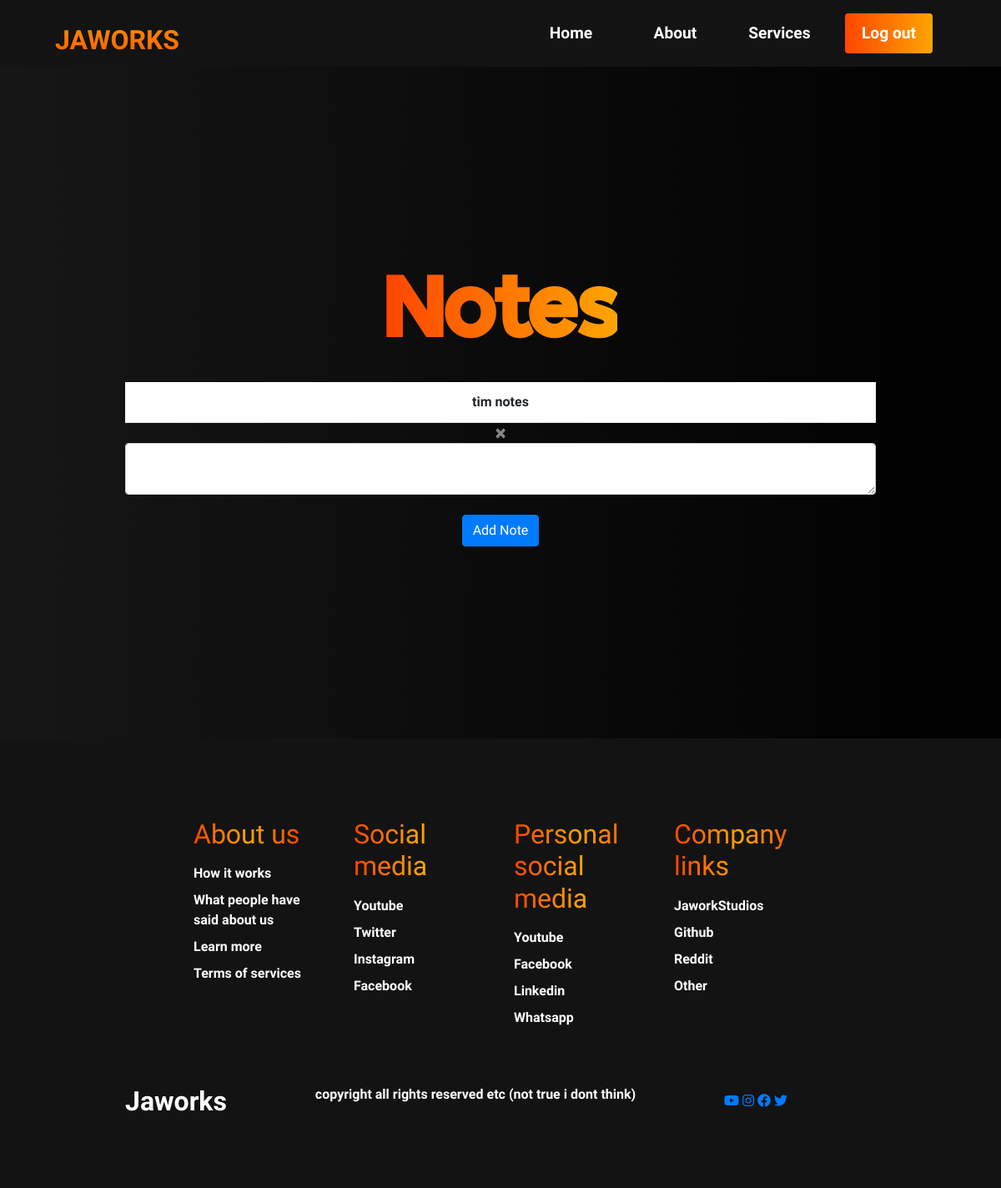
Page /notes (signed in) on the earlier database version.
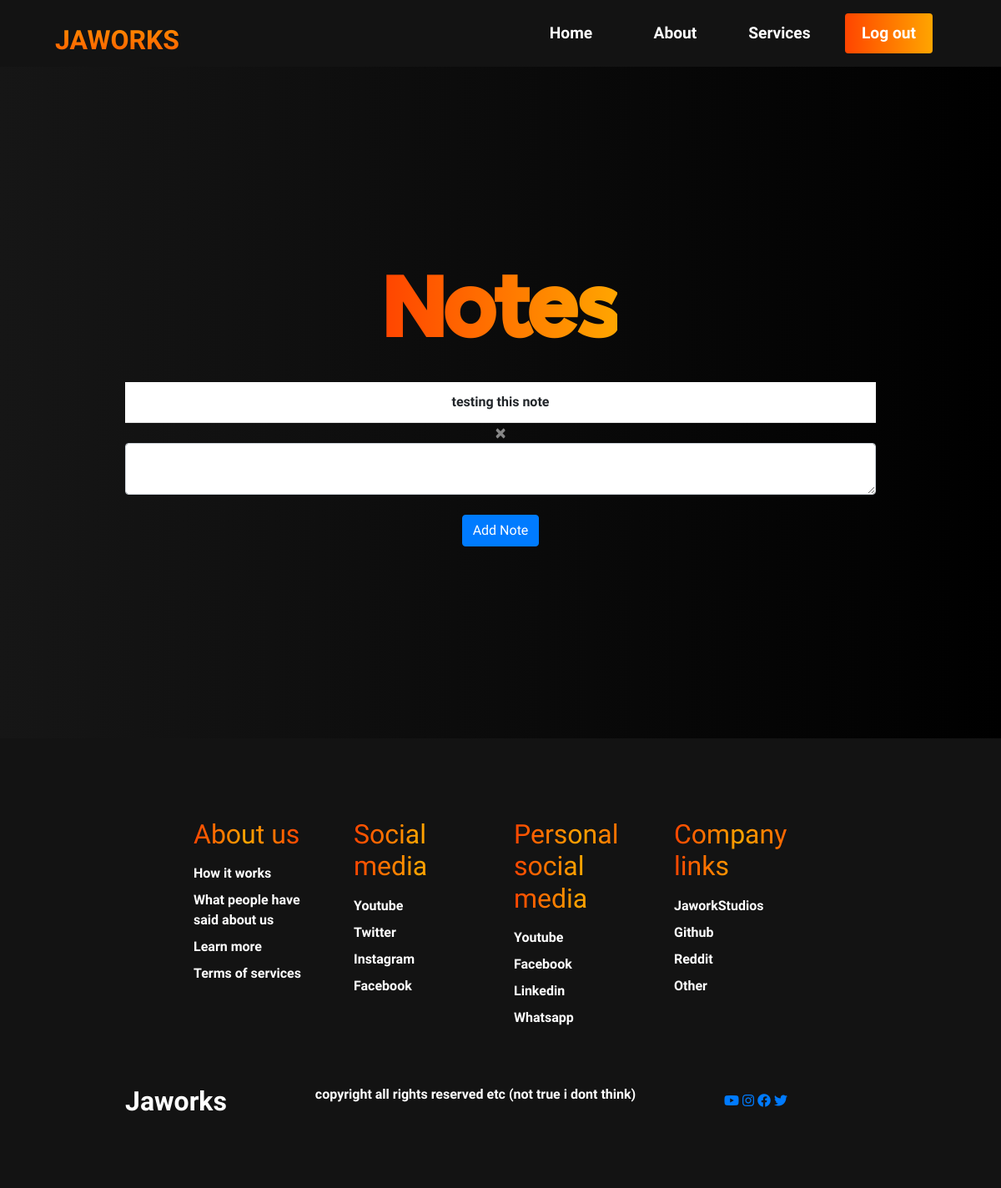
Same page on the later database version.
### website/models.py (models this page shows)
class Note(db.Model):
    id = db.Column(db.Integer, primary_key=True) #this does it for you, you don't have to do it (maybe)
    data = db.Column(db.String(10000))
    date = db.Column(db.DateTime(timezone=True), default=func.now())
    user_id = db.Column(db.Integer, db.ForeignKey('user.id'))#foreign key references another primary key in another model (maybe. not sure, maybe not a rule) one to many, one user with many notes

### website/taskmanager.py (the view, shortened to what this page needs)
@taskmanager.route('/notes', methods=['GET', 'POST'])
@login_required
def notes():
    return render_template('notes.html', user=current_user)

### main.py (called while the page is built)
@app.before_request
def before_request():
    if 'DYNO' in os.environ:
        if request.url.startswith('http://'):
            url = request.url.replace('http://', 'https://', 1)
            code = 301
            return redirect(url, code=code)

### website/__init__.py (called while the page is built)
def create_app():
    app = Flask(__name__)
    app.config['SECRET_KEY'] = 'pasdjapsodnhof bsiudfiusdfbisdf'
    app.config['SQLALCHEMY_DATABASE_URI'] = f'sqlite:///{DB_NAME}'
    app.config['SQLALCHEMY_TRACK_MODIFICATIONS'] = True
    db.init_app(app)
    login_manager = LoginManager()
    login_manager.login_view = 'auth.login'
    login_manager.init_app(app)
    @login_manager.user_loader
    def load_user(id):
        return User.query.get(int(id))
    from .views import views
    from .auth import auth
    from .taskmanager import taskmanager
    app.register_blueprint(views, url_prefix='/')
    app.register_blueprint(auth, url_prefix='/')
    app.register_blueprint(taskmanager, url_prefix='/')
    from .models import User, Note, Todo
    create_database(app)
    return app

### website/templates/notes.html (shortened to what this page needs)
{% extends "base.html" %}
{% block main %}
<div class="hero" id="home">
    <div class="hero__container">
        <h1 class="hero__heading">
            <span>
                Notes
            </span>
        </h1>
    <ul class="list-group list-group-flush" id="notes" id="width">
        {% for note in user.notes %}
        <li class="list-group-item">{{ note.data }}</li>
            <button id="color" type="button" class="close" onClick="deleteNote({{ note.id }})">
                <span aria-hidden="true">&times;</span>
            </button>
        {% endfor %}
    <form method="POST" id="width">
        <textarea name="note" id="note" class="form-control"></textarea>
        <br />
        <div align="center">
            <button type="submit" class="btn btn-primary">Add Note</button>
        </div>
    </form>
    </div>
</div>
{% endblock %}

Differences in the rows shown:
removed Note: data "tim notes"
added Note: data "testing this note"
